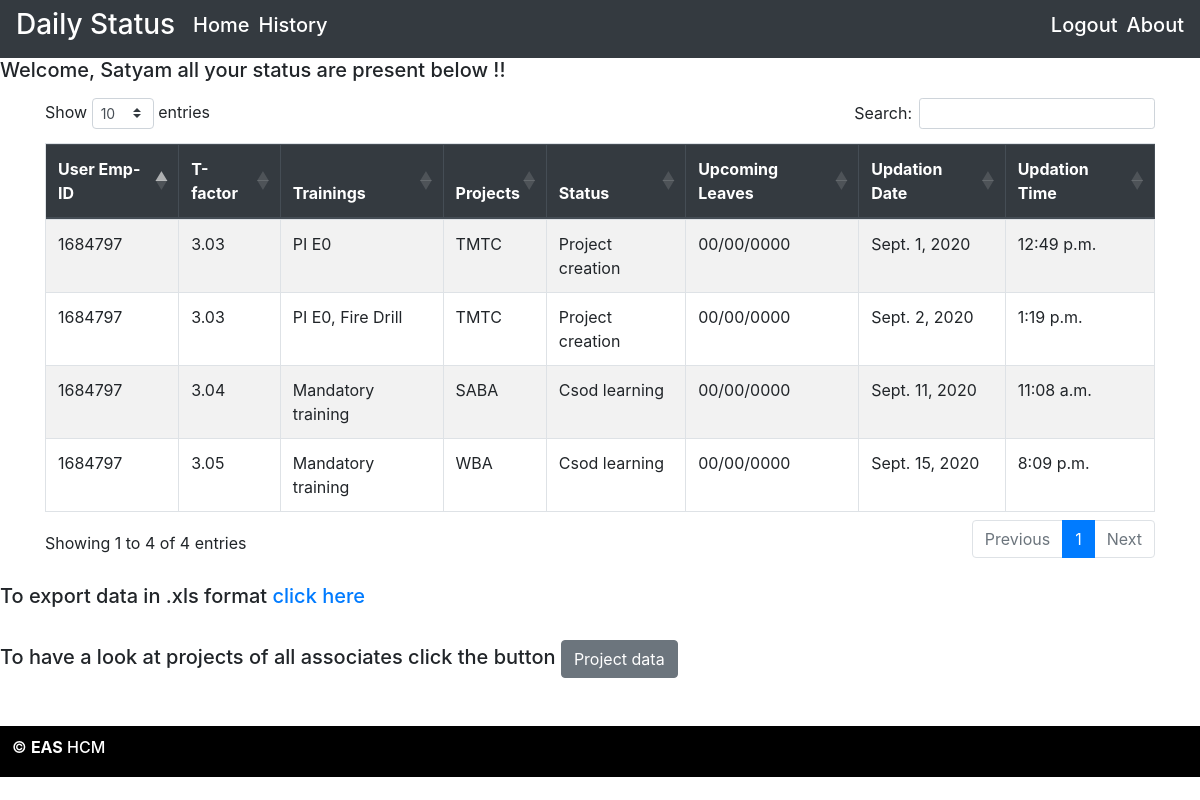
Screenshot of /history (signed in) with the database file from the repository.
### d_login/models.py (models this page shows, shortened)
class UserDataHistory(models.Model):
    class Meta:
        unique_together = (('updated_on','user'))
    user = models.ForeignKey(User, on_delete=models.CASCADE)
    updated_on = models.DateTimeField(default = datetime.now)
    t_factor = models.DecimalField(max_digits=3, decimal_places=2,default = 0.00)
    trainings = models.TextField(default = "")
    projects = models.TextField(default = "")
    status = models.CharField(max_length=250,default = "")
    leaves = models.CharField(max_length=100,default = "")

class UserData(models.Model):
    user = models.OneToOneField(User,on_delete=models.CASCADE,primary_key=True)
    updated_on = models.DateTimeField(default = datetime.now)
    t_factor = models.DecimalField(max_digits=3, decimal_places=2,default = 0.00)
    trainings = models.TextField(default = "")
    projects = models.TextField(default = "")
    status = models.CharField(max_length=250,default = "")
    leaves = models.CharField(max_length=100,default = "")

### d_login/views.py (the view)
# urls.py: path('history',views.get_history, name="history"),
@login_required
def get_history(request):
    context = get_data(request)
    fname = User.objects.get(username = request.user).first_name
    context["fname"] = fname
    return render(request,"history.html",context)

### d_login/views.py (called while the page is built)
@login_required
def get_data(request):
    user = request.user
    users_in_group = Group.objects.get(name="admins").user_set.all()
    if user in users_in_group:
        today = UserData.objects.filter()
        hist = UserDataHistory.objects.filter()
        context = {"today" : [i for  i in today]}
        context["hist"] = [i for i in hist]
    else:
        hist = UserDataHistory.objects.filter(user = user)
        today = UserData.objects.filter(user=user)
        context ={"hist": [i for i in hist]}
        context["today"] = [i for i in today]
    return context

### templates/history.html (shortened to what this page needs)
{% load static %}
<!DOCTYPE html>
<html lang="en">
<head>
    <link rel="stylesheet" href="https://maxcdn.bootstrapcdn.com/bootstrap/4.5.2/css/bootstrap.min.css">
    <link rel="stylesheet" href="https://cdn.datatables.net/1.10.21/css/dataTables.bootstrap4.min.css">
</head>
<body >
    <nav class="navbar navbar-expand-sm bg-dark container-fluid">
        <h3 style="color:white;">Daily Status</h3> &nbsp;&nbsp;&nbsp;&nbsp;
        <ul class="navbar-nav mr-auto">
            <li class="nav-item active"><a style="color:white;float:right" href="home"><h5>Home</h5></a></li>&nbsp;&nbsp;
            <li class="nav-item active"><a style="color:white;float:right" href="history"><h5>History</h5></a></li>
        </ul>
        <h5><a style="color:white;float:right" href="logout"> Logout</a></h5>&nbsp;&nbsp;
        <h5><a style="color:white;float:right" href="help">About</a></h5>
    </nav>
    <h5 > Welcome, {{fname}} all your status are present below !!</h5>
    <div class="container mt-3">
    <table class=" table-striped table-bordered table mytable">
        <thead class="thead-dark">
            <th>User Emp-ID</th>
            <th>T-factor</th>
            <th>Trainings</th>
            <th>Projects</th>
            <th>Status</th>
            <th>Upcoming Leaves</th>
            <th>Updation Date</th>
            <th>Updation Time</th>
        </thead>
        {% for x in hist %}
        <tr>
            <td>{{x.user}}</td>
            <td>{{x.t_factor}}</td>
            <td>{{x.trainings}}</td>
            <td>{{x.projects}}</td>
            <td>{{x.status}}</td>
            <td>{{x.leaves}}</td>
            <td>{{x.updated_on.date}}</td>
            <td>{{x.updated_on.time}}</td>
        </tr>
        {% endfor %}
        {% for y in today %}
        <tr>
            <td>{{y.user}}</td>
            <td>{{y.t_factor}}</td>
            <td>{{y.trainings}}</td>
            <td>{{y.projects}}</td>
            <td>{{y.status}}</td>
            <td>{{y.leaves}}</td>
            <td>{{y.updated_on.date}}</td>
            <td>{{y.updated_on.time}}</td>
        </tr>
        {% endfor %}
    </table>
    </div>
    <br>
    <h5 > To export data in .xls format <a href='status_data'>click here</a></h5><br>
    <h5>To have a look at projects of all associates click the button&nbsp;<a href="project_data"><button class="btn btn-secondary">Project data</button></a></h5>
    <div style="margin-top:4%;background:black;padding:1%;color:white;bottom:0px;">
        <h6>&copy; <b>EAS</b> HCM</h6>
    </div>
</body>
</html>

### rows the page displays
UserDataHistory: user "1684797", t_factor "3.03", trainings "PI E0", projects "TMTC", status "Project creation", leaves "00/00/0000", updated_on "Sept. 1, 2020", updated_on.time "12:49 p.m."
UserDataHistory: user "1684797", t_factor "3.03", trainings "PI E0, Fire Drill", projects "TMTC", status "Project creation", leaves "00/00/0000", updated_on "Sept. 2, 2020", updated_on.time "1:19 p.m."
UserDataHistory: user "1684797", t_factor "3.04", trainings "Mandatory training", projects "SABA", status "Csod learning", leaves "00/00/0000", updated_on "Sept. 11, 2020", updated_on.time "11:08 a.m."
UserData: user "1684797", t_factor "3.05", trainings "Mandatory training", projects "WBA", status "Csod learning", leaves "00/00/0000", updated_on "Sept. 15, 2020", updated_on.time "8:09 p.m."

### other values shown
{{ fname }} "Satyam"
